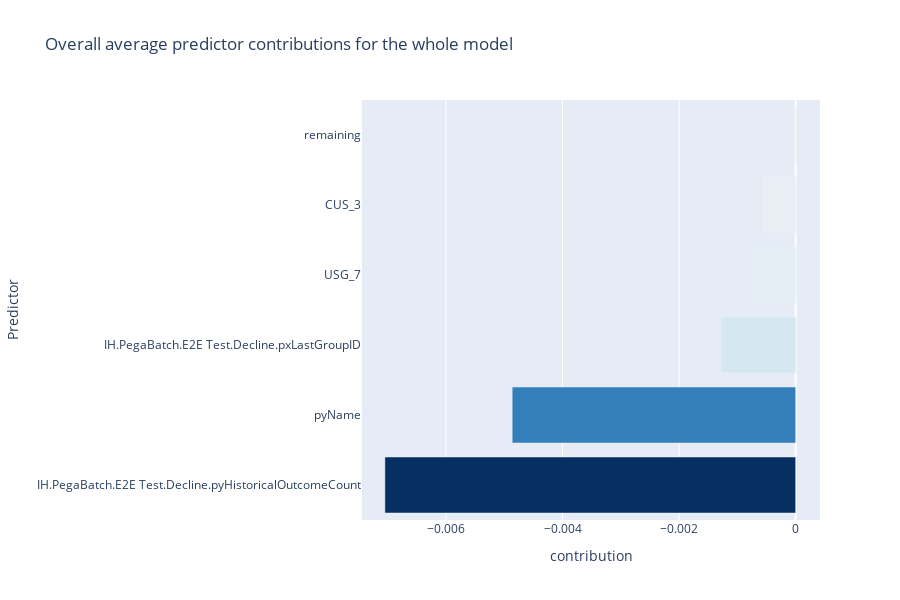
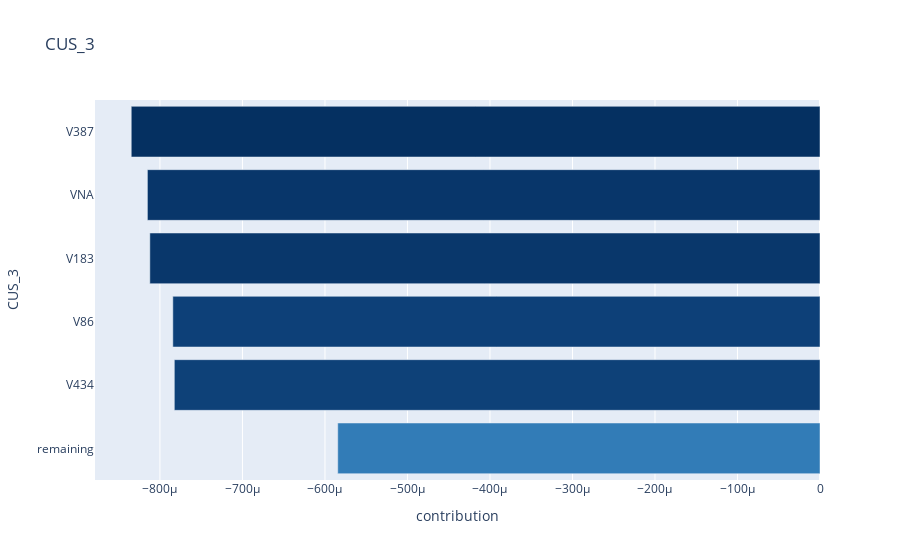
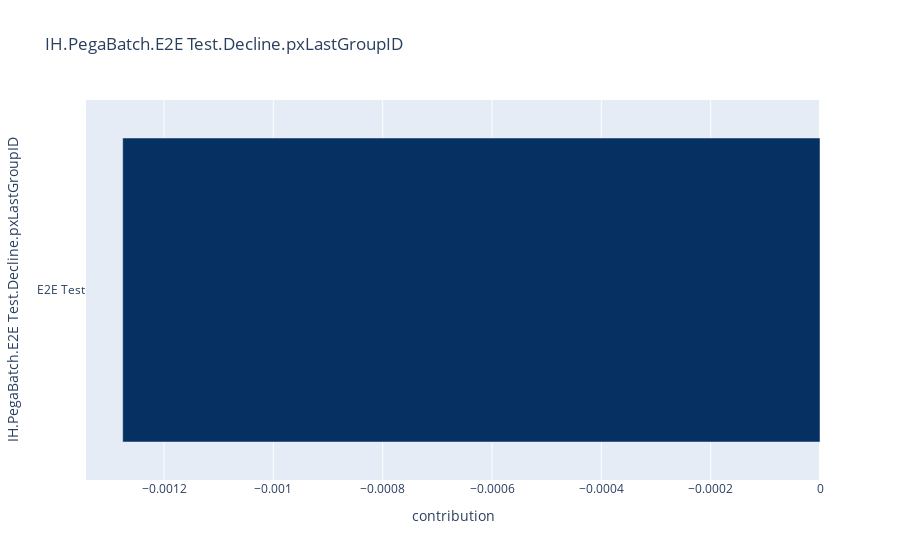
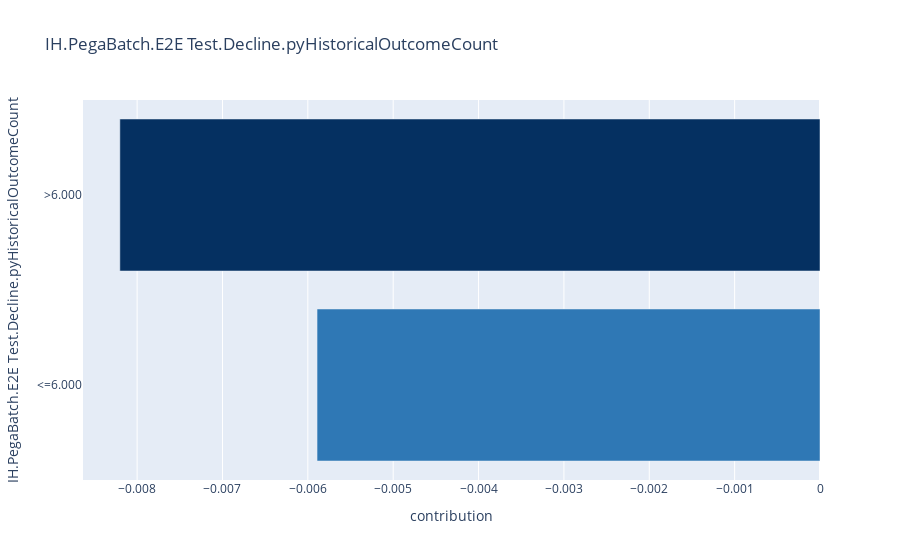

These figures' notebook cell, in order:
### Markdown cell above
Note that the number of top predictors and top values can be changed by passing different values for the `top_n` and `top_k` parameters, respectively.

Additionally, if you are interested seeing the least contribution predictors, the `descending` parameter can be set to `False`. This will plot the least contributing predictors instead of the most contributing ones.

### Code cell
plots = explorer.plot_contributions(top_n = 5, top_k = 5)

### Figure 1 — Plotly figure (JSON) as saved in the notebook; plotly's stock layout.template omitted (floating-point values rounded to 4 significant figures)
{"data": [{"marker": {"cmid": 0, "color": [-0.007047, -0.004863, -0.001276, -0.000687, -0.0005893, 2.472e-05], "colorscale": [[0, "rgb(5,48,97)"], [0.1, "rgb(33,102,172)"], [0.2, "rgb(67,147,195)"], [0.3, "rgb(146,197,222)"], [0.4, "rgb(209,229,240)"], [0.5, "rgb(247,247,247)"], [0.6, "rgb(253,219,199)"], [0.7, "rgb(244,165,130)"], [0.8, "rgb(214,96,77)"], [0.9, "rgb(178,24,43)"], [1, "rgb(103,0,31)"]]}, "orientation": "h", "type": "bar", "x": [-0.007047, -0.004863, -0.001276, -0.000687, -0.0005893, 2.472e-05], "y": ["IH.PegaBatch.E2E Test.Decline.pyHistoricalOutcomeCount", "pyName", "IH.PegaBatch.E2E Test.Decline.pxLastGroupID", "USG_7", "CUS_3", "remaining"]}], "layout": {"height": 600, "title": {"text": "Overall average predictor contributions for the whole model"}, "xaxis": {"title": {"text": "contribution"}}, "yaxis": {"title": {"text": "Predictor"}}}}

### Figure 2 — Plotly figure (JSON) as saved in the notebook; plotly's stock layout.template omitted (floating-point values rounded to 4 significant figures)
{"data": [{"marker": {"cmid": 0, "color": [-0.0005845, -0.0007826, -0.0007844, -0.0008122, -0.0008152, -0.0008348], "colorscale": [[0, "rgb(5,48,97)"], [0.1, "rgb(33,102,172)"], [0.2, "rgb(67,147,195)"], [0.3, "rgb(146,197,222)"], [0.4, "rgb(209,229,240)"], [0.5, "rgb(247,247,247)"], [0.6, "rgb(253,219,199)"], [0.7, "rgb(244,165,130)"], [0.8, "rgb(214,96,77)"], [0.9, "rgb(178,24,43)"], [1, "rgb(103,0,31)"]]}, "orientation": "h", "type": "bar", "x": [-0.0005845, -0.0007826, -0.0007844, -0.0008122, -0.0008152, -0.0008348], "y": ["remaining", "V434", "V86", "V183", "VNA", "V387"]}], "layout": {"title": {"text": "CUS_3"}, "xaxis": {"title": {"text": "contribution"}}, "yaxis": {"title": {"text": "CUS_3"}}}}

### Figure 3 — Plotly figure (JSON) as saved in the notebook; plotly's stock layout.template omitted (floating-point values rounded to 4 significant figures)
{"data": [{"marker": {"cmid": 0, "color": [-0.001276], "colorscale": [[0, "rgb(5,48,97)"], [0.1, "rgb(33,102,172)"], [0.2, "rgb(67,147,195)"], [0.3, "rgb(146,197,222)"], [0.4, "rgb(209,229,240)"], [0.5, "rgb(247,247,247)"], [0.6, "rgb(253,219,199)"], [0.7, "rgb(244,165,130)"], [0.8, "rgb(214,96,77)"], [0.9, "rgb(178,24,43)"], [1, "rgb(103,0,31)"]]}, "orientation": "h", "type": "bar", "x": [-0.001276], "y": ["E2E Test"]}], "layout": {"title": {"text": "IH.PegaBatch.E2E Test.Decline.pxLastGroupID"}, "xaxis": {"title": {"text": "contribution"}}, "yaxis": {"title": {"text": "IH.PegaBatch.E2E Test.Decline.pxLastGroupID"}}}}

### Figure 4 — Plotly figure (JSON) as saved in the notebook; plotly's stock layout.template omitted (floating-point values rounded to 4 significant figures)
{"data": [{"marker": {"cmid": 0, "color": [-0.005892, -0.008202], "colorscale": [[0, "rgb(5,48,97)"], [0.1, "rgb(33,102,172)"], [0.2, "rgb(67,147,195)"], [0.3, "rgb(146,197,222)"], [0.4, "rgb(209,229,240)"], [0.5, "rgb(247,247,247)"], [0.6, "rgb(253,219,199)"], [0.7, "rgb(244,165,130)"], [0.8, "rgb(214,96,77)"], [0.9, "rgb(178,24,43)"], [1, "rgb(103,0,31)"]]}, "orientation": "h", "type": "bar", "x": [-0.005892, -0.008202], "y": ["<=6.000", ">6.000"]}], "layout": {"title": {"text": "IH.PegaBatch.E2E Test.Decline.pyHistoricalOutcomeCount"}, "xaxis": {"title": {"text": "contribution"}}, "yaxis": {"title": {"text": "IH.PegaBatch.E2E Test.Decline.pyHistoricalOutcomeCount"}}}}
